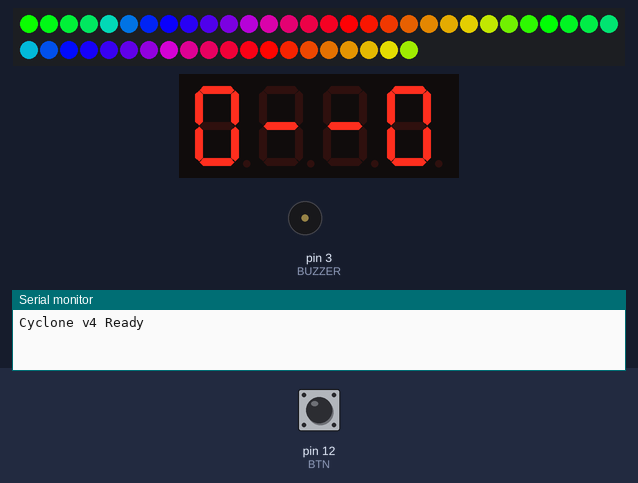
Simulated run of this sketch. Board: Arduino Uno, built with avr-gcc and run on an emulated ATmega328P. Parts: 50 RGB LEDs in strip order, left to right, continuing on the next row, 4-digit seven-segment display, buzzer (waves = sounding), the last lines printed to the serial monitor. The test bench sets the inputs (shaded band); at power-on: pin 12 (BTN) HIGH. Dim RGB values are drawn brighter than linear; random numbers use the default seed unless the sketch sets one.

Above: at 1.2 s.
1.3 s: pin 12 (BTN) pulled LOW for 0.15 s
2.0 s: pin 12 (BTN) pulled LOW for 1 s
At 2.16 s:
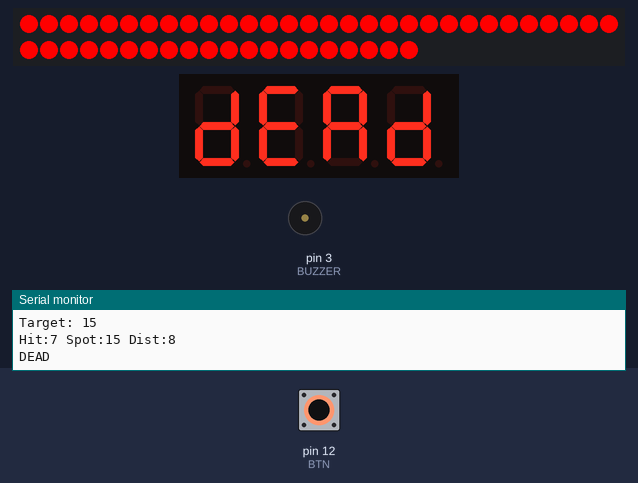
At 3.6 s:
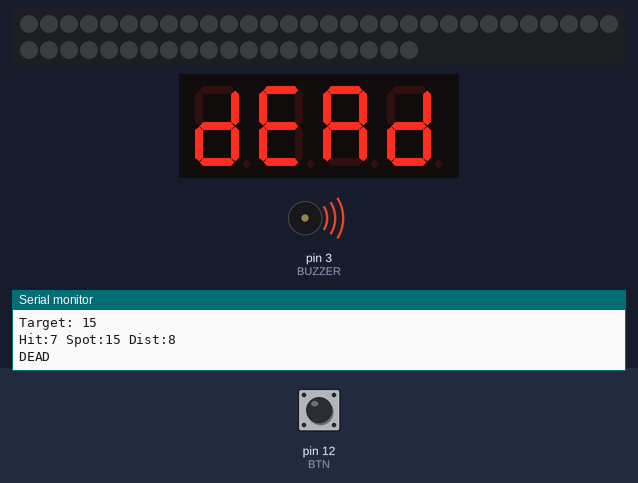
4.5 s: pin 12 (BTN) pulled LOW for 0.15 s
5.2 s: pin 12 (BTN) pulled LOW for 3.2 s
At 7.54 s:
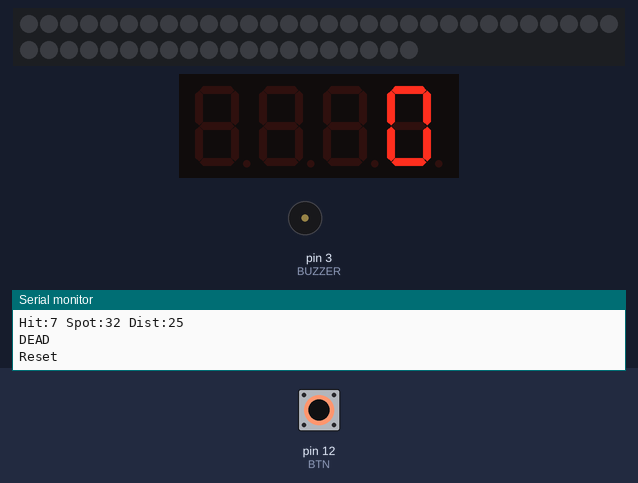
9.0 s: pin 12 (BTN) pulled LOW for 0.15 s
9.7 s: pin 12 (BTN) pulled LOW for 1 s
At 9.96 s:
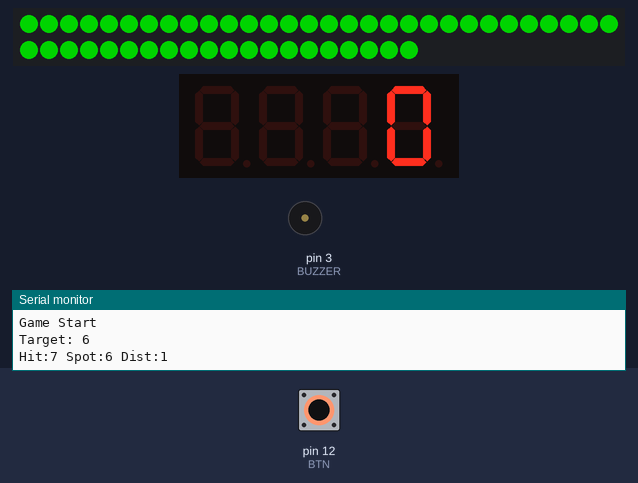
Timing chart, 0 to 12.3 s (numbered marks = the images above; inputs shaded):
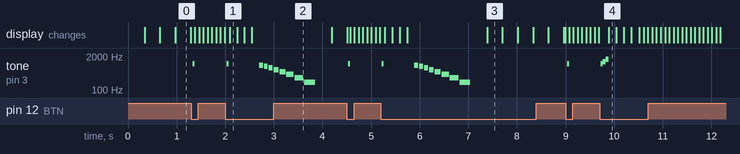

Measured:
- after the input at 1.3 s, tone on pin 3 (BUZZER): silent → 1000 Hz at once, → silent 0.04 s later
- after the input at 2.0 s, tone on pin 3 (BUZZER): plays 1000 Hz for 0.04 s, 900 Hz for 0.08 s, 800 Hz for 0.08 s, 700 Hz for 0.08 s, 600 Hz for 0.10 s, 500 Hz for 0.12 s … (9 notes in this stretch), starting at once
- after the input at 4.5 s, tone on pin 3 (BUZZER): silent → 1000 Hz at once, → silent 0.04 s later
- after the input at 5.2 s, tone on pin 3 (BUZZER): plays 1000 Hz for 0.04 s, 900 Hz for 0.08 s, 800 Hz for 0.08 s, 700 Hz for 0.08 s, 600 Hz for 0.10 s, 500 Hz for 0.12 s … (9 notes in this stretch), starting at once
- after the input at 9.0 s, tone on pin 3 (BUZZER): silent → 1000 Hz at once, → silent 0.04 s later
- after the input at 9.7 s, tone on pin 3 (BUZZER): silent → 1000 Hz at once, → 1200 Hz 0.04 s later, → 1500 Hz 0.06 s later, → silent 0.06 s later

The sketch:

Cyclone_Game_v2.4.ino
```cpp
#include <FastLED.h>
#include <TM1637Display.h>

// =====================================================
// ================= CONFIG =============================
// =====================================================
#define NUM_LEDS 50
#define DATA_PIN 13

#define BTN 12
#define BUZZER 3

#define CLK 9
#define DIO 10

#define IDLE_TIMEOUT 120000   // 2 minutes

// =====================================================
// ================= OBJECTS ============================
// =====================================================
CRGB leds[NUM_LEDS];
TM1637Display display(CLK, DIO);

// =====================================================
// ================= GAME STATE =========================
// =====================================================
byte gameState = 0;   // 0 = idle, 1 = playing
byte Position = 0;
byte level = 1;

unsigned long lastInputTime = 0;
unsigned long gameTimer = 0;

bool newTarget = true;
int spot = 0;

int score = 0;
int combo = 0;

// =====================================================
// ================= ADAPTIVE SYSTEM ====================
// =====================================================
int difficultyBias = 0;   // -5 (easy) to +5 (hard)
int successStreak = 0;
int failStreak = 0;

// =====================================================
// ================= BUTTON (ANTI-HOLD) =================
// =====================================================
// Detects ONLY one click (no repeat on hold)
bool lastButtonState = HIGH;

bool buttonPressed() {
  bool current = digitalRead(BTN);

  // Detect falling edge (HIGH → LOW)
  if (lastButtonState == HIGH && current == LOW) {
    delay(20); // debounce
    lastButtonState = current;
    return true;
  }

  lastButtonState = current;
  return false;
}

// =====================================================
// ================= SOUND ==============================
// =====================================================
void beep(int f, int d) {
  tone(BUZZER, f, d);
  delay(d);
  noTone(BUZZER);
}

// Sound effects
void sPress() { beep(1000, 40); }
void sNear()  { beep(600, 80); }
void sHit()   { beep(1200, 60); beep(1500, 60); }
void sBull()  { beep(2000, 80); beep(2500, 100); }

// Mario-style death sound
void sDead() {
  int notes[] = {900, 800, 700, 600, 500, 400, 300, 200};
  int duration[] = {80, 80, 80, 100, 120, 150, 180, 220};

  for (int i = 0; i < 8; i++) {
    tone(BUZZER, notes[i], duration[i]);
    delay(duration[i] + 20);
  }
  noTone(BUZZER);
}

// =====================================================
// ================= SETUP ==============================
// =====================================================
void setup() {
  FastLED.addLeds<WS2812B, DATA_PIN, GRB>(leds, NUM_LEDS);

  pinMode(BTN, INPUT_PULLUP);
  pinMode(BUZZER, OUTPUT);

  display.setBrightness(5);

  Serial.begin(9600);
  Serial.println("Cyclone v4 Ready");
}

// =====================================================
// ================= LOOP ===============================
// =====================================================
void loop() {

  // Auto reset if idle too long
  if (millis() - lastInputTime > IDLE_TIMEOUT && gameState != 0) {
    resetGame();
  }

  if (gameState == 0) idleMode();
  else playMode();
}

// =====================================================
// ================= IDLE MODE ==========================
// =====================================================
void idleMode() {

  // Rainbow idle animation
  fill_rainbow(leds, NUM_LEDS, millis() / 10, 10);
  FastLED.show();

  showIdleDisplay();

  // Wait for SINGLE button press
  if (buttonPressed()) {
    sPress();
    startGame();
  }
}

// =====================================================
// ================= START GAME =========================
// =====================================================
void startGame() {
  clearLEDs();

  score = 0;
  combo = 0;
  level = 1;
  Position = 0;

  difficultyBias = 0;
  successStreak = 0;
  failStreak = 0;

  newTarget = true;
  gameState = 1;
  lastInputTime = millis();

  Serial.println("Game Start");
}

// =====================================================
// ================= PLAY MODE ==========================
// =====================================================
void playMode() {

  // -------- Adaptive Difficulty --------

  int baseSpeed = 80 - level * 3;
  int baseSize  = 4 - level / 4;

  // Apply skill-based bias
  int speed = baseSpeed - (difficultyBias * 5);
  int targetSize = baseSize - (difficultyBias / 2);

  // Add randomness (arcade feel)
  int chaos = random(-2, 3);
  speed += chaos * 3;
  targetSize += chaos / 2;

  // Clamp safe values
  speed = constrain(speed, 15, 120);
  targetSize = constrain(targetSize, 1, 5);

  // -------- LED Update --------
  if (millis() - gameTimer > speed) {
    gameTimer = millis();

    if (newTarget) {
      spot = random(2, NUM_LEDS - 2);
      newTarget = false;

      Serial.print("Target: ");
      Serial.println(spot);
    }

    drawTarget(targetSize);
    moveRunner();
    FastLED.show();
  }

  // -------- Button Press --------
  if (buttonPressed()) {
    lastInputTime = millis();
    handleHit(targetSize);
  }

  // Show score
  display.showNumberDec(score);
}

// =====================================================
// ================= HIT LOGIC ==========================
// =====================================================
void handleHit(int targetSize) {

  sPress();

  // Get actual visible LED position
  int hitPos = Position - 1;
  if (hitPos < 0) hitPos = NUM_LEDS - 1;

  // Circular distance calculation
  int dist = abs(hitPos - spot);
  dist = min(dist, NUM_LEDS - dist);

  Serial.print("Hit:");
  Serial.print(hitPos);
  Serial.print(" Spot:");
  Serial.print(spot);
  Serial.print(" Dist:");
  Serial.println(dist);

  if (dist == 0) {
    sBull();
    score += 20;
    combo += 2;
    win();
  }
  else if (dist <= targetSize) {
    sHit();
    score += 10 + combo * 2;
    combo++;
    win();
  }
  else if (dist == targetSize + 1) {
    sNear();
    lose();
  }
  else {
    lose();
  }
}

// =====================================================
// ================= WIN ================================
// =====================================================
void win() {

  level++;

  successStreak++;
  failStreak = 0;

  // Increase difficulty gradually
  if (successStreak >= 2 && difficultyBias < 5) {
    difficultyBias++;
    successStreak = 0;
    Serial.println("Difficulty ↑");
  }

  flash(CRGB::Green);
  newTarget = true;
}

// =====================================================
// ================= LOSE ===============================
// =====================================================
void lose() {

  Serial.println("DEAD");

  failStreak++;
  successStreak = 0;

  // Reduce difficulty if struggling
  if (failStreak >= 2 && difficultyBias > -5) {
    difficultyBias--;
    failStreak = 0;
    Serial.println("Difficulty ↓");
  }

  showDead();
  flash(CRGB::Red);

  sDead();     // full sound
  delay(300);  // pause before reset

  resetGame();
}

// =====================================================
// ================= DISPLAY ============================
// =====================================================
void showIdleDisplay() {
  uint8_t data[] = {
    display.encodeDigit(0),
    0x40,
    0x40,
    display.encodeDigit(0)
  };
  display.setSegments(data);
}

void showDead() {
  uint8_t data[] = {
    display.encodeDigit(13),
    display.encodeDigit(14),
    display.encodeDigit(10),
    display.encodeDigit(13)
  };
  display.setSegments(data);
}

// =====================================================
// ================= LED CONTROL ========================
// =====================================================
void drawTarget(int size) {
  clearLEDs();

  for (int i = -size; i <= size; i++) {
    int idx = spot + i;

    if (idx < 0) idx += NUM_LEDS;
    if (idx >= NUM_LEDS) idx -= NUM_LEDS;

    leds[idx] = (i == 0) ? CRGB::Green : CRGB::Orange;
  }
}

void moveRunner() {
  leds[Position] = CRGB::Red;
  Position = (Position + 1) % NUM_LEDS;
}

void flash(CRGB c) {
  for (int i = 0; i < 2; i++) {
    fill_solid(leds, NUM_LEDS, c);
    FastLED.show();
    delay(150);
    clearLEDs();
    FastLED.show();
    delay(150);
  }
}

void clearLEDs() {
  fill_solid(leds, NUM_LEDS, CRGB::Black);
}

// =====================================================
// ================= RESET ==============================
// =====================================================
void resetGame() {
  gameState = 0;
  score = 0;
  combo = 0;
  level = 1;

  Serial.println("Reset");
}
```
